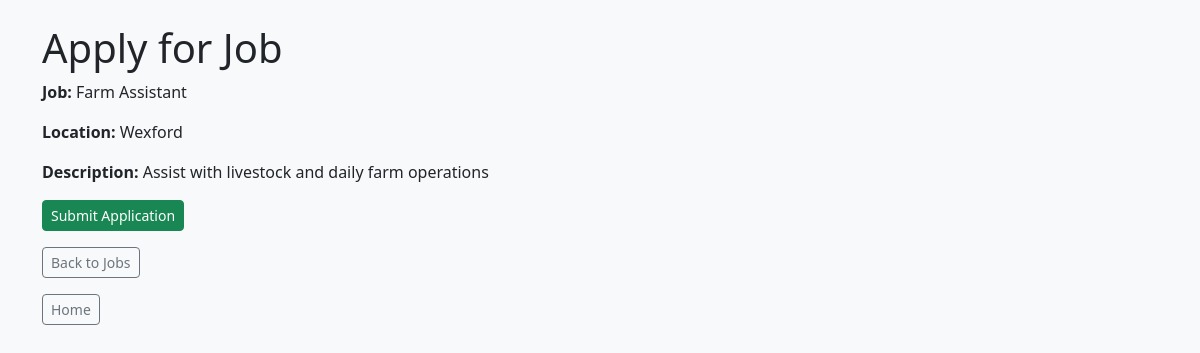
/applications/add/1/ (signed in), run on the app's committed database.
### core/models.py (models this page shows, shortened)
class Job(models.Model):
    employer = models.ForeignKey(EmployerProfile, on_delete=models.CASCADE)
    title = models.CharField(max_length=100)
    description = models.TextField()
    location = models.CharField(max_length=100)

### core/views.py (the view)
# urls.py: path("applications/add/<int:job_id>/", views.add_application, name="add_application"),
@login_required
def add_application(request, job_id):
    if not is_candidate(request.user):
        return HttpResponseForbidden("Only candidates can apply for jobs.")
    candidate = get_object_or_404(CandidateProfile, user=request.user)
    job = get_object_or_404(Job, id=job_id)
    if request.method == "POST":
        form = ApplicationForm(request.POST)
        if form.is_valid():
            if not Application.objects.filter(candidate=candidate, job=job).exists():
                application = form.save(commit=False)
                application.candidate = candidate
                application.job = job
                application.status = "Pending"
                application.save()
            return redirect("application_list")
    else:
        form = ApplicationForm()
    return render(request, "core/add_application.html", {"form": form, "job": job})

### core/views.py (called while the page is built)
def get_user_role(user):
    if not user.is_authenticated:
        return ""
    try:
        return user.userprofile.role
    except UserProfile.DoesNotExist:
        return ""

def is_candidate(user):
    return get_user_role(user) == "candidate"

### core/templates/core/add_application.html (shortened to what this page needs)
<!DOCTYPE html>
<html lang="en">
<head>
    <link href="https://cdn.jsdelivr.net/npm/bootstrap@5.3.3/dist/css/bootstrap.min.css" rel="stylesheet">
</head>
<body class="bg-light">
    <div class="container py-4">
    <h1>Apply for Job</h1>
    <p><strong>Job:</strong> {{ job.title }}</p>
    <p><strong>Location:</strong> {{ job.location }}</p>
    <p><strong>Description:</strong> {{ job.description }}</p>
    <form method="post">
        <button type="submit" class="btn btn-success btn-sm">Submit Application</button>
    </form>
    <p class="mt-3"><a href="/jobs/" class="btn btn-outline-secondary btn-sm">Back to Jobs</a></p>
    <p><a href="/" class="btn btn-outline-secondary btn-sm">Home</a></p>
    </div>
</body>
</html>

### data on the page
Job: title "Farm Assistant", location "Wexford", description "Assist with livestock and daily farm operations"
